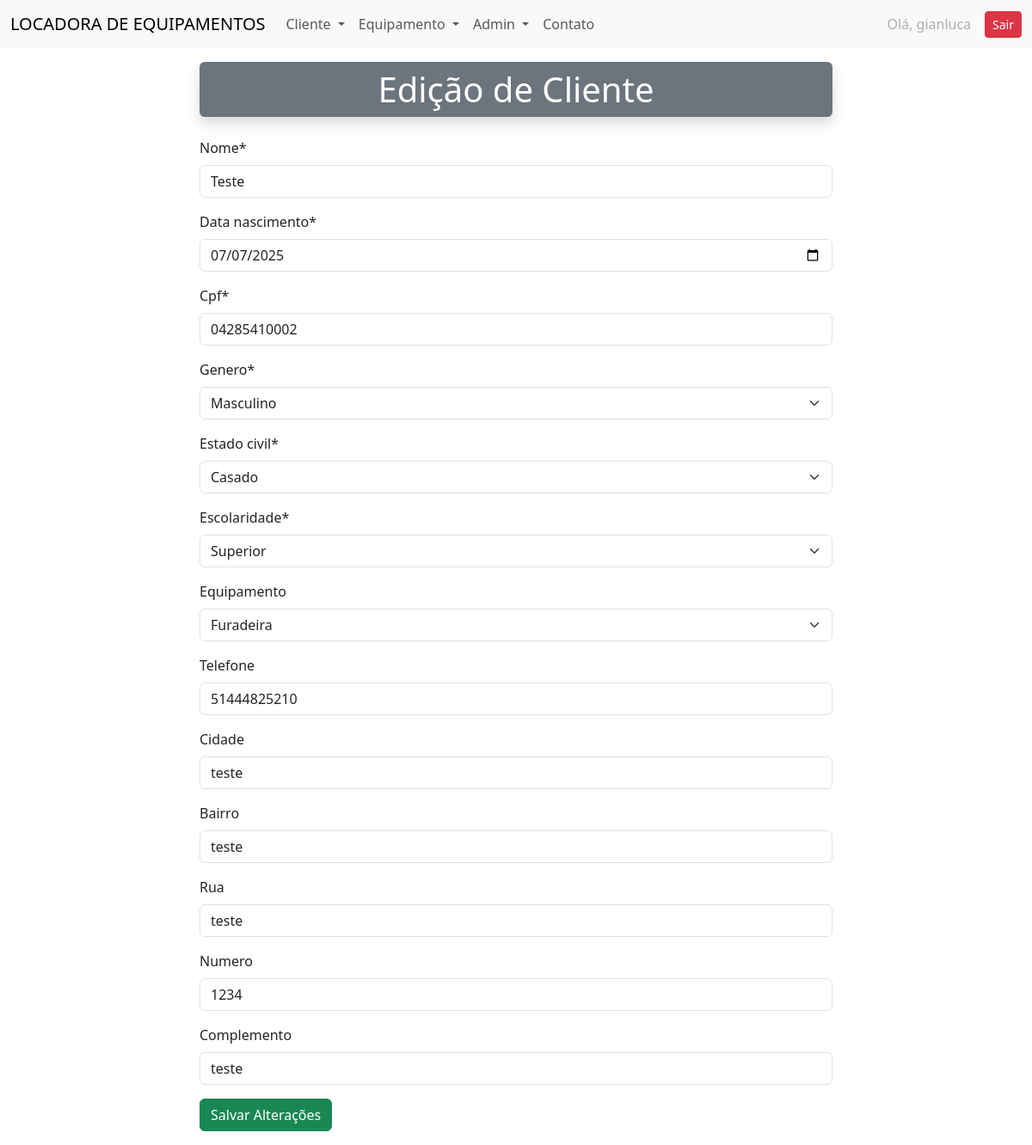
Screenshot of /locadora/editar_cliente/1/ (signed in) with the database file from the repository.
### locadora/models.py (models this page shows, shortened)
class Usuario(models.Model):
    nome = models.CharField(max_length=100)
    data_nascimento = models.DateField()
    cpf = models.CharField(max_length=14, unique=True)
    genero = models.CharField(max_length=2, choices=GENERO_CHOICES)
    estado_civil = models.CharField(max_length=30, choices=ESTADO_CIVIL_CHOICES)
    escolaridade = models.CharField(max_length=50, choices=ESCOLARIDADE_CHOICES)
    equipamento = models.ForeignKey(Equipamento, on_delete=models.SET_NULL, null=True, blank=True)
    ativo = models.BooleanField(default=True)
    telefone = models.CharField(max_length=15, blank=True, null=True)
    cidade = models.CharField(max_length=100, blank=True, null=True)
    bairro = models.CharField(max_length=100, blank=True, null=True)
    rua = models.CharField(max_length=100, blank=True, null=True)
    numero = models.CharField(max_length=10, blank=True, null=True)
    complemento = models.CharField(max_length=100, blank=True, null=True)

class Equipamento(models.Model):
    nome = models.CharField(max_length=100)
    modelo = models.CharField(max_length=100, blank=True, null=True)
    numero_serie = models.CharField(max_length=100, blank=True, null=True)
    status = models.CharField(max_length=20, choices=STATUS_CHOICES, default='DISPONIVEL')
    categoria = models.CharField(max_length=100, blank=True, null=True)
    fabricante = models.CharField(max_length=100, blank=True, null=True)
    em_manutencao = models.BooleanField(default=False)
    data_alugado = models.DateField(null=True, blank=True)
    foto = StdImageField(
        upload_to='fotos/equipamentos',
        variations={'thumb': (150, 150), 'medium': (300, 300)},
        blank=True,
        null=True
    )
    def __str__(self):
        return self.nome

### locadora/views.py (the view)
# urls.py: path('editar_cliente/<int:id>/', views.editar_cliente, name='editar_cliente'),
@login_required
def editar_cliente(request, id):
    try:
        usuario = Usuario.objects.get(id=id)
    except:
        return redirect('usuarios')
    if request.method == 'POST':
        form = UsuarioForm(request.POST, request.FILES, instance=usuario)
        if form.is_valid():
            form.save()
            return redirect('usuarios')
    form = UsuarioForm(instance=usuario)
    dados = {
        'form': form,
        'usuario': usuario,
    }
    return render(request, 'locadora/editar_cliente.html', dados)

### locadora/forms.py
class UsuarioForm(forms.ModelForm):
    data_nascimento = forms.DateField(
        widget=forms.DateInput(attrs={'type': 'date'}, format='%Y-%m-%d'),
        input_formats=['%Y-%m-%d']
    )
    class Meta:
        model = Usuario
        fields = [
            'nome', 'data_nascimento', 'cpf', 'genero', 'estado_civil',
            'escolaridade', 'equipamento', 'telefone',
            'cidade', 'bairro', 'rua', 'numero', 'complemento',
        ]

### locadora/templates/locadora/editar_cliente.html (shortened to what this page needs)
{% extends 'locadora/base.html'  %}
{% load crispy_forms_tags %}
{% block content %}
<div class="container my-3">
    <div class="row">
        <div class="col-8 mx-auto">
            <h1 class="bg-secondary shadow rounded py-2 text-center text-white">Edição de Cliente</h1>
        </div>
    </div>
</div>
<div class="container my-3">
    <div class="row">
        <div class="col-8 mx-auto">
            <form method="post" enctype="multipart/form-data">
                {{ form|crispy }}
            <button type="submit" class="btn btn-success">Salvar Alterações</button>
            </form>
        </div>
    </div>
</div>
{% endblock %}

### locadora/templates/locadora/partials/_menu.html (shortened to what this page needs)
<nav class="navbar navbar-expand-lg bg-body-tertiary">
  <div class="container-fluid">
    <a class="navbar-brand" href="#">LOCADORA DE EQUIPAMENTOS</a>
    <div class="collapse navbar-collapse" id="navbarNavDropdown">
      <ul class="navbar-nav">
        <li class="nav-item dropdown">
          <a class="nav-link dropdown-toggle" href="#" role="button" data-bs-toggle="dropdown" aria-expanded="false">
            Cliente
          </a>
        </li>
        <li class="nav-item dropdown">
          <a class="nav-link dropdown-toggle" href="#" role="button" data-bs-toggle="dropdown" aria-expanded="false">
            Equipamento
          </a>
        </li>
        <li class="nav-item dropdown">
          <a class="nav-link dropdown-toggle" href="#" role="button" data-bs-toggle="dropdown" aria-expanded="false">
            Admin
          </a>
        </li>
        <li class="nav-item">
          <a class="nav-link" href="{% url 'contato' %}">Contato</a>
        </li>
      </ul>
      {% if user.is_authenticated %}
      <ul class="navbar-nav ms-auto">
        <li class="nav-item">
          <div class="d-flex align-items-center gap-2">
            <span class="nav-link disabled mb-0">Olá, {{ user.username }}</span>
            <a class="btn btn-danger btn-sm" href="{% url 'logout' %}">Sair</a>
          </div>
        </li>
      </ul>
      {% endif %}
    </div>
  </div>
</nav>

### rows the page displays
Usuario: nome "Teste", data_nascimento "07/07/2025", cpf "04285410002", genero "Masculino", estado_civil "Casado", escolaridade "Superior", equipamento "Furadeira", telefone "51444825210", cidade "teste", bairro "teste", rua "teste", numero "1234", complemento "teste"

### other values shown
{{ user.username }} "gianluca"
